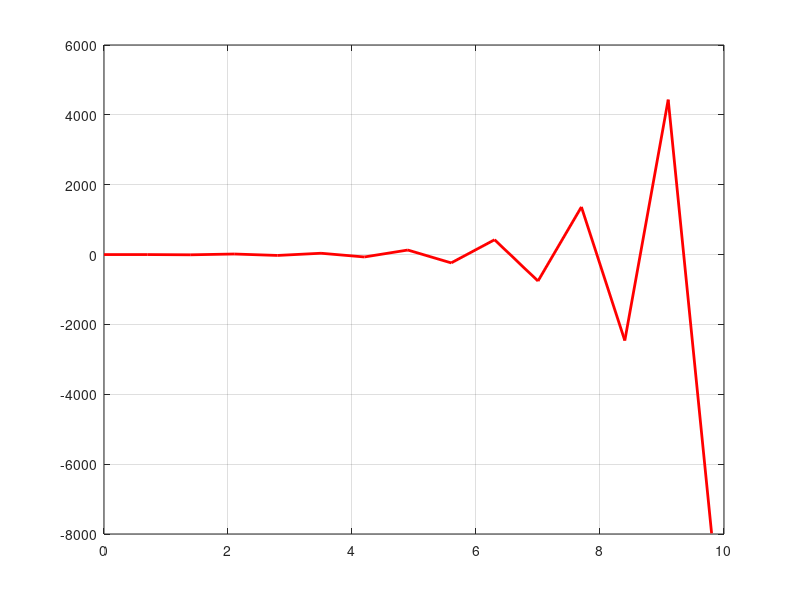

Write the MATLAB code that produced this figure.
clc
clear all
close all

% dx/dt+4x=10sin(2pi*t);
% dx/dt=-4x+10sin(2pi*t);

% Euler metodo adelante
f = @(x,T) -4*x+10*sin(2*pi*T);
h = 0.7;
x0 = 0;
tfinal = 10;

% Empieza
t = 0:h:tfinal;
N = length(t);
Y = zeros(1,N);

Y(1,1) = x0;

for j = 1:(N-1)
	
	Y(1,j+1) = Y(1,j)+h*f(Y(1,j),t(1,j));

end

figure(1)
plot(t,Y,"-r","LineWidth",2)
grid on